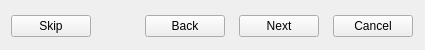
    <widget class="QWidget" name="wButtons" native="true">
     <property name="minimumSize">
      <size>
       <width>0</width>
       <height>50</height>
      </size>
     </property>
     <property name="maximumSize">
      <size>
       <width>16777215</width>
       <height>50</height>
      </size>
     </property>
     <layout class="QHBoxLayout" name="horizontalLayout_2">
      <property name="spacing">
       <number>14</number>
      </property>
      <property name="topMargin">
       <number>15</number>
      </property>
      <property name="rightMargin">
       <number>12</number>
      </property>
      <property name="bottomMargin">
       <number>13</number>
      </property>
      <item>
       <widget class="QPushButton" name="bSkip">
        <property name="text">
         <string>Skip</string>
        </property>
       </widget>
      </item>
      <item>
       <spacer name="hsButtons">
        <property name="orientation">
         <enum>Qt::Horizontal</enum>
        </property>
        <property name="sizeHint" stdset="0">
         <size>
          <width>40</width>
          <height>20</height>
         </size>
        </property>
       </spacer>
      </item>
      <item>
       <widget class="QPushButton" name="bBack">
        <property name="text">
         <string>Back</string>
        </property>
       </widget>
      </item>
      <item>
       <widget class="QPushButton" name="bNext">
        <property name="text">
         <string>Next</string>
        </property>
       </widget>
      </item>
      <item>
       <widget class="QPushButton" name="bCancel">
        <property name="text">
         <string>Cancel</string>
        </property>
       </widget>
      </item>
     </layout>
    </widget>
